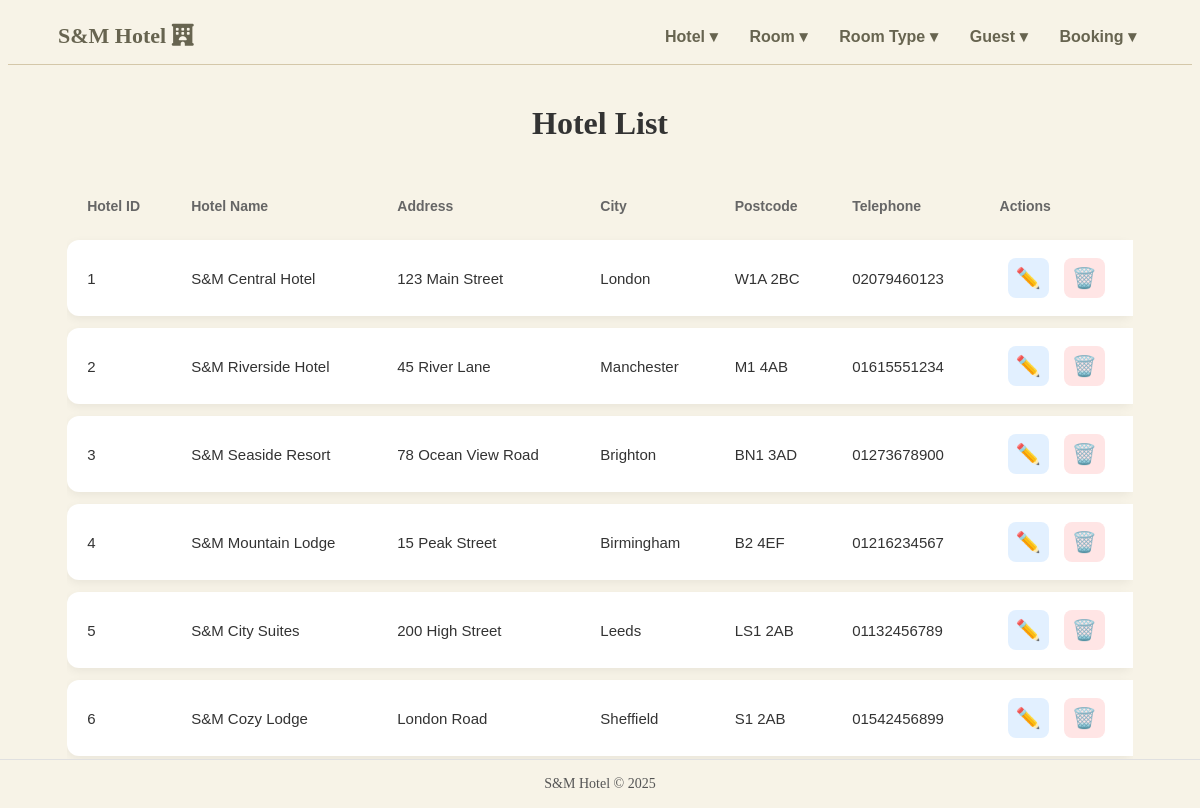
/viewhotel.php, run on the app's committed database.
### tables this page shows
CREATE TABLE Hotel (
    HotelID INTEGER NOT NULL PRIMARY KEY AUTOINCREMENT,
    HotelName TEXT NOT NULL,
    HotelAddress TEXT NOT NULL,
    City TEXT NOT NULL,
    PostCode TEXT NOT NULL,
    Hotel_telNo TEXT NOT NULL
);

### viewhotel.php (the view, shortened to what this page needs)
<!DOCTYPE html>
<html lang="en">
<head>
    <link rel="stylesheet" href="style.css" />
</head>
<body class="bgc">
    <?php
    include("navbar.php");
    ?>
    <div class="hview">
    <h2 class="hviewtitle">Hotel List</h2>
    <div class="htablee">
        <table class="htable">
            <thead>
                <tr>
                    <th>Hotel ID</th>
                    <th>Hotel Name</th>
                    <th>Address</th>
                    <th>City</th>
                    <th>Postcode</th>
                    <th>Telephone</th>
                    <th class="actions-col">Actions</th>
                </tr>
            </thead>
            <tbody>
                <?php
                $db = new SQLite3('S&MHotel.db');
                $select_query = "SELECT * FROM Hotel";
                $result = $db->query($select_query);
                while ($row = $result->fetchArray(SQLITE3_ASSOC)) {
                    $hid = $row['HotelID'];
                    $hname = $row['HotelName'];
                    $hadd = $row['HotelAddress'];
                    $city = $row['City'];
                    $pcode = $row['PostCode'];
                    $htelno = $row['Hotel_telNo'];
                    echo "
                    <tr class='hotel-row'>
                        <td>$hid</td>
                        <td>$hname</td>
                        <td>$hadd</td>
                        <td>$city</td>
                        <td>$pcode</td>
                        <td>$htelno</td>
                        <td class='action-buttons'>
                            <a class='edit-btn' href='updatehotel.php?id=$hid'>
                                ✏️
                            </a>
                            <a class='delete-btn' href='deletehotel.php?id=$hid'>
                                🗑️
                            </a>
                        </td>
                    </tr>";
                }
                ?>
            </tbody>
        </table>
    </div>
</div>
</body>
<footer class="footer">
    S&amp;M Hotel © 2025
</footer>
</html>

### style.css (style rules this page uses)
.bgc { background-color: #f7f3e7; }
.hview { width: 90%; margin: 40px auto; }
.hviewtitle { text-align: center; font-size: 32px; margin-bottom: 30px; color: #333; font-weight: 600; }
.htablee { overflow-x: auto; }
.htable { width: 100%; border-collapse: separate; border-spacing: 0 12px; font-family: Arial, sans-serif; }
.htable thead tr th { text-align: left; padding: 14px 20px; font-size: 14px; color: #666; font-weight: 600; }
.hotel-row { background: #fff; box-shadow: 0 3px 10px rgba(0,0,0,0.06); border-radius: 12px; }
.hotel-row td { padding: 18px 20px; font-size: 15px; color: #333; }
.hotel-row td:first-child { border-radius: 12px 0 0 12px; }
.hotel-row td:last-child { border-radius: 0 12px 12px 0; }
.actions-col { text-align: center; }
.action-buttons { display: flex; gap: 15px; justify-content: center; }
.edit-btn, .delete-btn { text-decoration: none; font-size: 20px; padding: 8px; border-radius: 8px; transition: 0.2s; }
.edit-btn { background: #e2f0ff; }
.delete-btn { background: #ffe5e5; }
.footer { width: 100%; text-align: center; padding: 16px 0; font-size: 14px; color: #555; border-top: 1px solid #e0e0e0; background-color: #f7f3e7; position: fixed; bottom: 0; left: 0; }

### data on the page
hotel: HotelID "1", HotelName "S&M Central Hotel", HotelAddress "123 Main Street", City "London", PostCode "W1A 2BC", Hotel_telNo "02079460123"
hotel: HotelID "2", HotelName "S&M Riverside Hotel", HotelAddress "45 River Lane", City "Manchester", PostCode "M1 4AB", Hotel_telNo "01615551234"
hotel: HotelID "3", HotelName "S&M Seaside Resort", HotelAddress "78 Ocean View Road", City "Brighton", PostCode "BN1 3AD", Hotel_telNo "01273678900"
hotel: HotelID "4", HotelName "S&M Mountain Lodge", HotelAddress "15 Peak Street", City "Birmingham", PostCode "B2 4EF", Hotel_telNo "01216234567"
hotel: HotelID "5", HotelName "S&M City Suites", HotelAddress "200 High Street", City "Leeds", PostCode "LS1 2AB", Hotel_telNo "01132456789"
hotel: HotelID "6", HotelName "S&M Cozy Lodge", HotelAddress "London Road", City "Sheffield", PostCode "S1 2AB", Hotel_telNo "01542456899"
